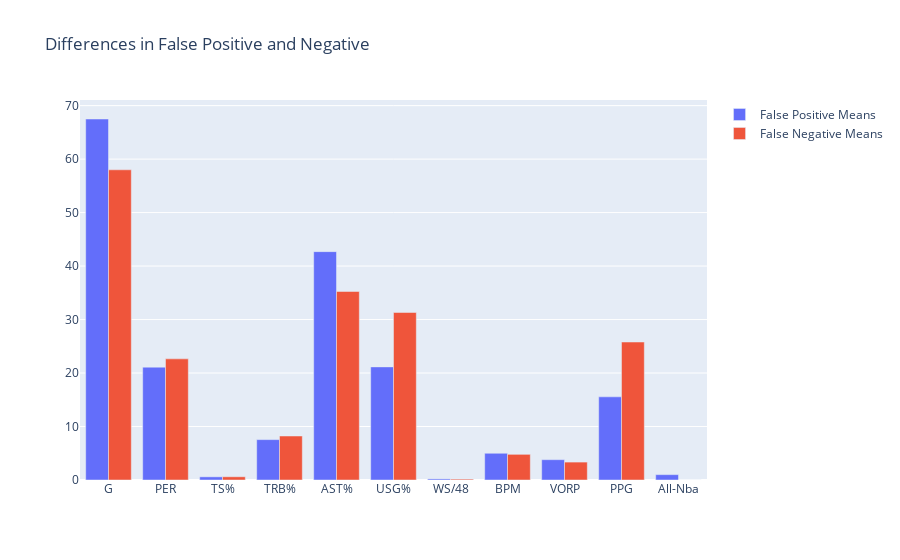

Notebook code cell kept with this figure:
### Code cell
overlap_bar(meansG)

### Figure 1 — Plotly figure (JSON) as saved in the notebook; plotly's stock layout.template omitted (floating-point values rounded to 4 significant figures)
{"data": [{"name": "False Positive Means", "type": "bar", "x": ["G", "PER", "TS%", "TRB%", "AST%", "USG%", "WS/48", "BPM", "VORP", "PPG", "All-Nba"], "y": [67.5, 21.1, 0.59, 7.55, 42.7, 21.15, 0.2055, 5, 3.8, 15.55, 1]}, {"name": "False Negative Means", "type": "bar", "x": ["G", "PER", "TS%", "TRB%", "AST%", "USG%", "WS/48", "BPM", "VORP", "PPG", "All-Nba"], "y": [58, 22.65, 0.6032, 8.225, 35.25, 31.33, 0.1653, 4.8, 3.35, 25.8, 0]}], "layout": {"barmode": "group", "title": {"text": "Differences in False Positive and Negative"}}}
